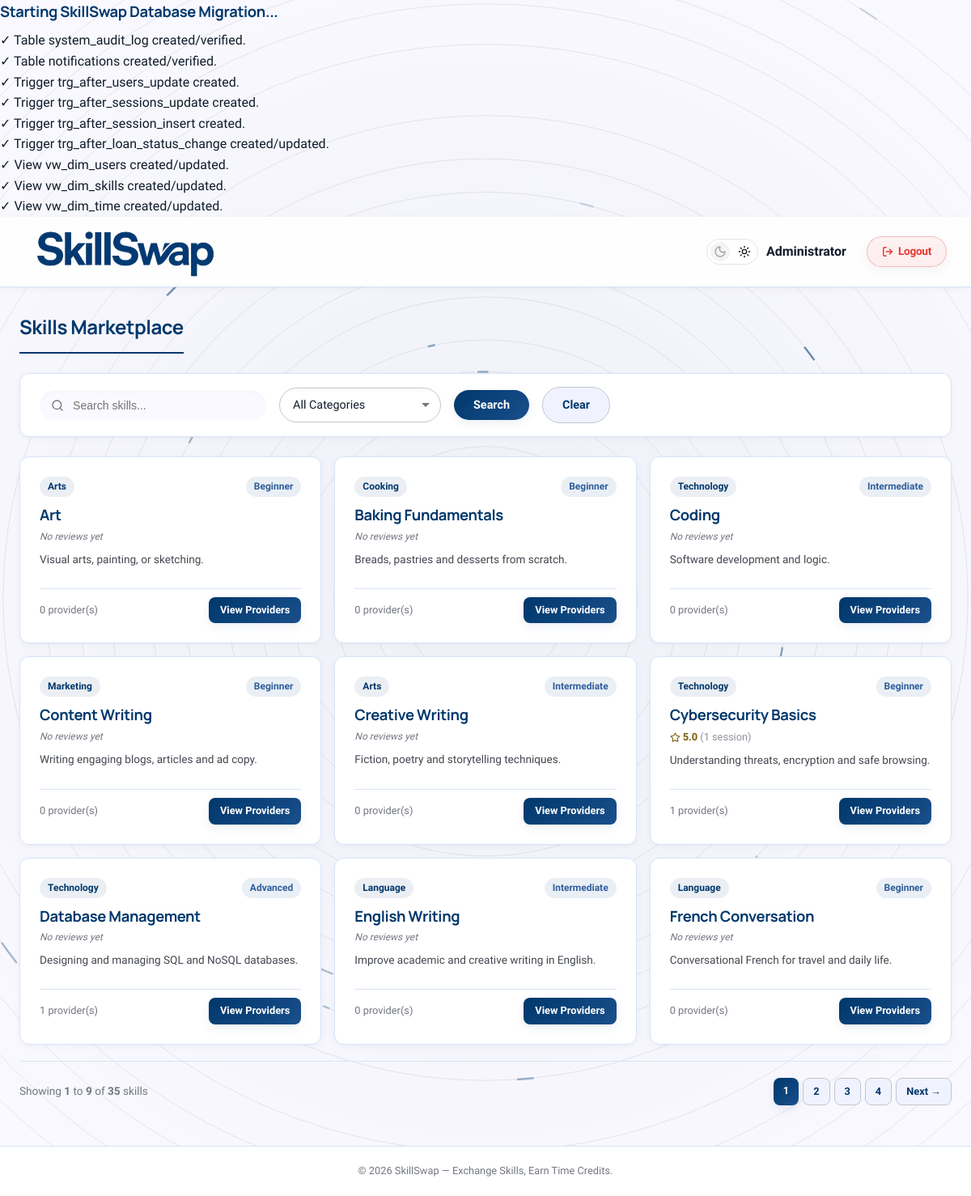
The page /pages/skills.php (signed in) on the database its author committed.
### tables this page shows
CREATE TABLE IF NOT EXISTS skills (
    skill_id INT AUTO_INCREMENT PRIMARY KEY,
    skill_name VARCHAR(100) NOT NULL,
    catagory VARCHAR(50),
    description TEXT,
    difficulty_level ENUM('Beginner', 'Intermediate', 'Advanced')
);

### pages/skills.php (the view, shortened to what this page needs)
<?php
require_once __DIR__ . '/../config/db.php';
$category_filter = $_GET['category'] ?? '';
$search = trim($_GET['search'] ?? '');
$where = "1=1";
$page = isset($_GET['page']) ? intval($_GET['page']) : 1;
$limit = 9;
$count_query = "SELECT COUNT(*) as total FROM vw_skill_marketplace s WHERE $where";
$total_records = $conn->query($count_query)->fetch_assoc()['total'];
$total_pages = ceil($total_records / $limit);
$offset = ($page - 1) * $limit;
$skills = $conn->query("
    SELECT *
    FROM vw_skill_marketplace s
    WHERE $where
    ORDER BY s.skill_name
    LIMIT $limit OFFSET $offset
");
include __DIR__ . '/../includes/header.php';
?>
<div class="page-wrapper">
    <div class="container">
        <div class="page-header">
            <h1 class="page-title" style="margin-bottom:0;">Skills Marketplace</h1>
        </div>
        <div class="card mb-3" style="padding: 16px 24px; position: relative; z-index: 10;">
            <form method="GET" class="flex flex-wrap gap-2 items-center" id="skillsSearchForm">
                <div style="position:relative; display:flex; align-items:center;">
                    <input type="text" name="search" id="skillsSearchInput" placeholder="Search skills..." autocomplete="off"
                        value="<?php echo htmlspecialchars($search); ?>">
                </div>
                <select name="category" class="form-control" style="width:200px; border-radius: 99px; padding-left: 16px;">
                    <option value="">All Categories</option>
                </select>
                <button type="submit" class="btn btn-primary" style="border-radius: 99px; padding: 10px 24px;">Search</button>
                <a href="../pages/skills.php" class="btn btn-secondary" style="border-radius: 99px; padding: 10px 24px;">Clear</a>
            </form>
        </div>
        <?php if ($skills && $skills->num_rows > 0): ?>
            <div class="grid-3">
                <?php while ($skills && $skill = $skills->fetch_assoc()): ?>
                    <div class="card" style="display: flex; flex-direction: column; justify-content: space-between;">
                        <div>
                            <div class="flex justify-between items-center mb-1">
                                <span
                                    class="badge badge-orange"><?php echo htmlspecialchars($skill['catagory'] ?? 'General'); ?></span>
                                <span class="badge badge-info"><?php echo htmlspecialchars($skill['difficulty_level']); ?></span>
                            </div>
                            <h3 style="margin-top:8px; margin-bottom:2px;"><?php echo htmlspecialchars($skill['skill_name']); ?></h3>
                            <div style="font-size:0.8rem; margin-bottom: 8px;">
                                <?php if ($skill['avg_skill_rating'] !== null): ?>
                                    <span style="color: var(--secondary); font-weight:600;"><i data-lucide="star" class="lucide-sm"></i> <?php echo number_format($skill['avg_skill_rating'], 1); ?></span>
                                    <span style="color: var(--text-muted); opacity: 0.8;">(<?php echo $skill['total_sessions']; ?> session<?php echo $skill['total_sessions'] == 1 ? '' : 's'; ?>)</span>
                                <?php else: ?>
                                    <span style="color: var(--text-muted); font-style:italic; font-size:0.75rem;">No reviews yet</span>
                                <?php endif; ?>
                            </div>
                            <p style="color:var(--text-secondary); font-size:0.85rem; margin: 8px 0;">
                                <?php echo htmlspecialchars($skill['description'] ?? 'No description'); ?></p>
                        </div>
                        <div class="flex justify-between items-center mt-2" style="border-top: 1px solid var(--border-light); padding-top: 10px;">
                            <span style="color:var(--text-muted); font-size:0.8rem;"><?php echo $skill['provider_count']; ?> provider(s)</span>
                            <a href="../pages/skill_detail.php?id=<?php echo $skill['skill_id']; ?>"
                                class="btn btn-sm btn-primary">View Providers</a>
                        </div>
                    </div>
                <?php endwhile; ?>
            </div>
            <?php if ($total_pages > 1): ?>
                <div style="display: flex; justify-content: space-between; align-items: center; padding: 20px 0; margin-top: 20px; border-top: 1px solid var(--border-light);">
                    <div style="font-size: 0.85rem; color: var(--text-muted);">
                        Showing <strong><?php echo $offset + 1; ?></strong> to <strong><?php echo min($offset + $limit, $total_records); ?></strong> of <strong><?php echo $total_records; ?></strong> skills
                    </div>
                    <div style="display: flex; gap: 5px;">
                        <?php for ($i = 1; $i <= $total_pages; $i++): ?>
                            <?php if ($i == 1 || $i == $total_pages || ($i >= $page - 2 && $i <= $page + 2)): ?>
                                <a href="?search=<?php echo urlencode($search); ?>&category=<?php echo urlencode($category_filter); ?>&page=<?php echo $i; ?>" class="btn btn-sm <?php echo $i === $page ? 'btn-primary' : 'btn-secondary'; ?>" style="padding: 6px 12px;"><?php echo $i; ?></a>
                            <?php elseif ($i == 2 || $i == $total_pages - 1): ?>
                                <span style="padding: 6px; color: var(--text-muted);">...</span>
                            <?php endif; ?>
                        <?php endfor; ?>
                        <?php if ($page < $total_pages): ?>
                            <a href="?search=<?php echo urlencode($search); ?>&category=<?php echo urlencode($category_filter); ?>&page=<?php echo $page + 1; ?>" class="btn btn-sm btn-secondary" style="padding: 6px 12px;">Next &rarr;</a>
                        <?php endif; ?>
                    </div>
                </div>
            <?php endif; ?>
        <?php endif; ?>
    </div>
</div>
<?php include __DIR__ . '/../includes/footer.php'; ?>

### rows shown on the page
skills: catagory "Arts", difficulty_level "Beginner", skill_name "Art", shows "No reviews yet", description "Visual arts, painting, or sketching.", provider_count "0"
skills: catagory "Cooking", difficulty_level "Beginner", skill_name "Baking Fundamentals", shows "No reviews yet", description "Breads, pastries and desserts from scratch.", provider_count "0"
skills: catagory "Technology", difficulty_level "Intermediate", skill_name "Coding", shows "No reviews yet", description "Software development and logic.", provider_count "0"
skills: catagory "Marketing", difficulty_level "Beginner", skill_name "Content Writing", shows "No reviews yet", description "Writing engaging blogs, articles and ad copy.", provider_count "0"
skills: catagory "Arts", difficulty_level "Intermediate", skill_name "Creative Writing", shows "No reviews yet", description "Fiction, poetry and storytelling techniques.", provider_count "0"
skills: catagory "Technology", difficulty_level "Beginner", skill_name "Cybersecurity Basics", avg_skill_rating "5.0", total_sessions "1", description "Understanding threats, encryption and safe browsing.", provider_count "1"
skills: catagory "Technology", difficulty_level "Advanced", skill_name "Database Management", shows "No reviews yet", description "Designing and managing SQL and NoSQL databases.", provider_count "1"
skills: catagory "Language", difficulty_level "Intermediate", skill_name "English Writing", shows "No reviews yet", description "Improve academic and creative writing in English.", provider_count "0"
skills: catagory "Language", difficulty_level "Beginner", skill_name "French Conversation", shows "No reviews yet", description "Conversational French for travel and daily life.", provider_count "0"

### other values the page prints
$user_name "Administrator"
$offset + 1 "1"
min($offset + $limit, $total_records) "9"
$total_records "35"
